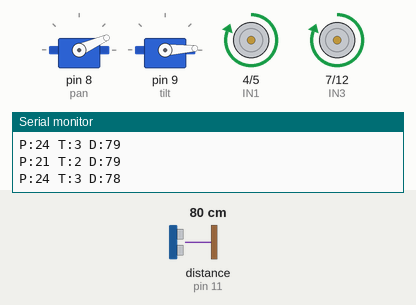
Simulated run of this sketch. Board: Arduino Uno, built with avr-gcc and run on an emulated ATmega328P. Shown: 2 × servo, motor-driver pin pairs drawn as motors (green arrow = first pin HIGH = forward, orange = second pin HIGH = backward, longer = more drive, scaled by the enable pin), the last lines printed to the serial monitor. Wiring (inferred from the names in the program): ultrasonic range finder: trigger pin 10; echo pin 11. Inputs (shaded band) come from the test bench; at power-on: distance to the obstacle (sensor on pin 11) 80 cm. The echo pulse lasts 58.3 µs per cm.

Above: at 1.2 s.
1.3 s: distance to the obstacle (sensor on pin 11) set to 2 cm
4.3 s: distance to the obstacle (sensor on pin 11) set to 4 cm
At 5.0 s:
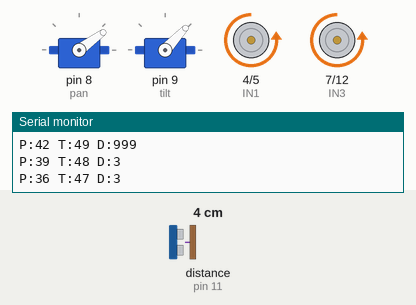
7.3 s: distance to the obstacle (sensor on pin 11) set to 18 cm
At 8.26 s:
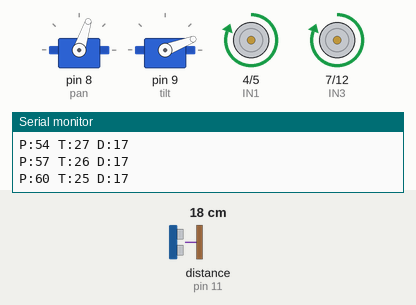
10.3 s: distance to the obstacle (sensor on pin 11) set to 250 cm
13.3 s: distance to the obstacle (sensor on pin 11) set to 9 cm
At 14.0 s:
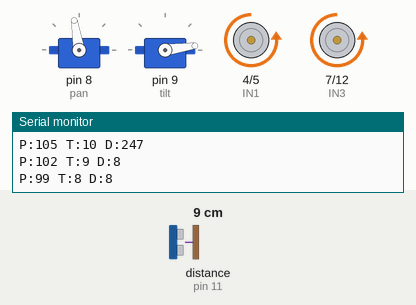
16.3 s: distance to the obstacle (sensor on pin 11) set to 35 cm
At 17.26 s:
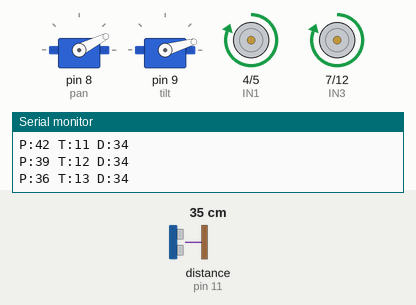
Timing chart, 0 to 23.1 s (numbered marks = the images above; inputs shaded):
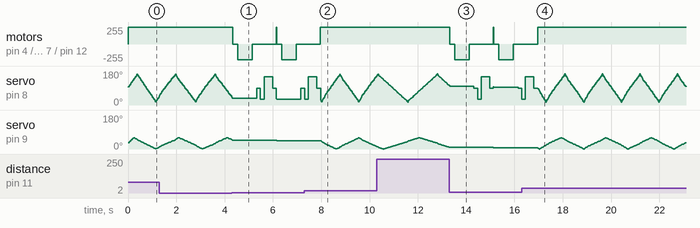

Measured:
- after the input at 4.3 s, motor on pin 4 (IN1) / pin 5 (IN2), motor on pin 7 (IN3) / pin 12 (IN4): goes stopped 0.20 s, backward 235/255 0.60 s, stopped 1.2 s, backward 235/255 0.60 s, then stopped, starting at once
- after the input at 7.3 s, motor on pin 4 (IN1) / pin 5 (IN2), motor on pin 7 (IN3) / pin 12 (IN4): goes on until 8.0 s, then stays forward 255/255
- after the input at 13.3 s, motor on pin 4 (IN1) / pin 5 (IN2), motor on pin 7 (IN3) / pin 12 (IN4): goes stopped 0.20 s, backward 235/255 0.60 s, stopped 1.2 s, backward 235/255 0.60 s, then stopped, starting at once
- after the input at 16.3 s, motor on pin 4 (IN1) / pin 5 (IN2), motor on pin 7 (IN3) / pin 12 (IN4): goes on until 17.0 s, then stays forward 255/255

The sketch:

Obstacle_Avoiding_rover.ino
```cpp
#include <Servo.h>

// ---------------- SERVOS ----------------
Servo pan;
Servo tilt;

// ---------------- ULTRASONIC ----------------
const int trigPin = 10;
const int echoPin = 11;

// ---------------- MOTORS ----------------
// RIGHT motor
const int ENA = 3;
const int IN1 = 4;
const int IN2 = 5;
// LEFT motor
const int ENB = 6;
const int IN3 = 7;
const int IN4 = 12;

// ---------------- SERVO MOTION ----------------
int panAngle = 90;  //start angle (Left-CENTRE-Right)
int tiltAngle = 30; //start angle (Top-CENTRE-Down)
int panDir = 3;     //this increments the angle by 3 (ex:90-93-96...)
int tiltDir = 2;    //this increments the angle by 2 (ex:30-32-34...)

// ---------------- LIMITS ----------------
const int panMin = 15;  //Left
const int panMax = 165; //Right
const int tiltMin = 0;  //Up
const int tiltMax = 60; //Down

// ---------------- SPEED ----------------
int baseSpeed = 250;         // higher torque for weight
float speedMultiplier = 1.3; // extra power without rewriting logic
int finalSpeed;

// ---- AUTO STRAIGHT TRIM ----
int rightTrim = 0;   //This cuts the extra speed on the right motor incase it turns towards right
int leftTrim  = 0;   //This cuts the extra speed on the left motor incase it turns towards left

// ---------------- DISTANCE ----------------
long duration;
int distance;
int confirmCount = 0; //This reconfirms whether the obstacle trigger is valid or not

// ---- PAN STABILITY ----
int lastPanAngle = 90; // stores previous pan angle to ignore servo jitter and prevent false obstacle detection


void setup() {
  Serial.begin(9600);
  pan.attach(8);
  tilt.attach(9);

  pinMode(trigPin, OUTPUT);
  pinMode(echoPin, INPUT);

  pinMode(IN1, OUTPUT); pinMode(IN2, OUTPUT);
  pinMode(IN3, OUTPUT); pinMode(IN4, OUTPUT);
  pinMode(ENA, OUTPUT); pinMode(ENB, OUTPUT);

  finalSpeed = baseSpeed * speedMultiplier;
  if (finalSpeed > 255) finalSpeed = 255;//already the initialized max

  pan.write(panAngle);
  tilt.write(tiltAngle);
}

// ---------------- MOTOR CONTROL ----------------
void forward() {
// Adjust right (ENA) and left (ENB) motor speeds with trim to keep the rover moving straight, limiting values to 0–255
  analogWrite(ENA, constrain(finalSpeed + rightTrim, 0, 255));
  analogWrite(ENB, constrain(finalSpeed + leftTrim, 0, 255));

  digitalWrite(IN1, HIGH); digitalWrite(IN2, LOW);
  digitalWrite(IN3, HIGH); digitalWrite(IN4, LOW);
}

void stopMotor() {
  digitalWrite(IN1, LOW); digitalWrite(IN2, LOW);
  digitalWrite(IN3, LOW); digitalWrite(IN4, LOW);
}

void reverseMotor() {
  analogWrite(ENA, finalSpeed - 20);
  analogWrite(ENB, finalSpeed - 20);

  digitalWrite(IN1, LOW); digitalWrite(IN2, HIGH);
  digitalWrite(IN3, LOW); digitalWrite(IN4, HIGH);
}

// ---- SMOOTH RIGHT TURN ----
void turnRightSmooth() {
  analogWrite(ENA, finalSpeed - 40);  // slow right
  analogWrite(ENB, finalSpeed);       // left full

  digitalWrite(IN1, LOW); digitalWrite(IN2, LOW);
  digitalWrite(IN3, HIGH); digitalWrite(IN4, LOW);
}

// ---- SMOOTH LEFT TURN ----
void turnLeftSmooth() {
  analogWrite(ENA, finalSpeed);       // right full
  analogWrite(ENB, finalSpeed - 40);  // slow left

  digitalWrite(IN1, HIGH); digitalWrite(IN2, LOW);
  digitalWrite(IN3, LOW);  digitalWrite(IN4, LOW);
}


// ---------------- ULTRASONIC ----------------
int getDistance() {
  digitalWrite(trigPin, LOW);               // Ensure the trigger pin is LOW before sending a pulse
  delayMicroseconds(3);                     // Short wait (3 µs) to let the sensor settle
  digitalWrite(trigPin, HIGH);              // Set trigger HIGH to start the ultrasonic pulse
  delayMicroseconds(8);                     // Keep HIGH for 8 µs (minimum trigger duration)
  digitalWrite(trigPin, LOW);               // Set trigger LOW again; sensor sends out sound wave

  duration = pulseIn(echoPin, HIGH, 20000); // Measure the time (in µs) for echo to return; 20ms timeout
  if (duration == 0) return 999;            // No echo detected → return 999 as "far away"

  int d = duration * 0.034 / 2;             // Convert round-trip time to distance in cm (speed of sound / 2)
  if (d < 2 || d > 300) return 999;         // Ignore unrealistic distances (too close or too far)
  return d;                                 // Return the valid distance in centimeters
}


// ---------------- SCAN ----------------
int scanAngle(int ang) {
  pan.write(ang);         // Move the pan servo to the desired angle 'ang'
  delay(150);             // Wait 150 ms for the servo to reach and stabilize at the position
  return getDistance();   // Measure and return the distance from the ultrasonic sensor at this angle
}


// ---------------- MAIN LOOP ----------------
void loop() {

  forward(); // Keep the rover moving forward continuously

  // -------- SERVO WAVE --------
  panAngle += panDir;   // Increment pan angle by current direction (controls horizontal sweep)
  tiltAngle += tiltDir; // Increment tilt angle by current direction (controls vertical sweep)

  // Reverse directions if limits reached
  if (panAngle >= panMax) panDir = -3;     // If pan hits right limit, sweep left faster
  if (panAngle <= panMin) panDir = 3;      // If pan hits left limit, sweep right faster
  if (tiltAngle >= tiltMax) tiltDir = -1;  // If tilt hits top limit, move down
  if (tiltAngle <= tiltMin) tiltDir = 1;   // If tilt hits bottom limit, move up

  pan.write(panAngle);   // Move pan servo to new angle
  tilt.write(tiltAngle); // Move tilt servo to new angle
  delay(10);             // Short delay to avoid overloading servo updates

  // -------- OBJECT CHECK --------
  if (panAngle > 20 && panAngle < 160) {   // Only check for obstacles when near center (ignore extreme sides)

    if (abs(panAngle - lastPanAngle) > 2) { //ignore tiny pan jitters
      lastPanAngle = panAngle;              // Update lastPanAngle to current angle

      distance = getDistance();             // Measure distance from ultrasonic sensor

      // Print current pan, tilt, and distance for debugging
      Serial.print("P:");
      Serial.print(panAngle);
      Serial.print(" T:");
      Serial.print(tiltAngle);
      Serial.print(" D:");
      Serial.println(distance);

      if (distance < 10) confirmCount++;   // Count consecutive detections if object is near
      else confirmCount = 0;                // Reset if no object

      if (confirmCount >= 2) {             // If object detected consistently twice
        confirmCount = 0;
        obstacleRoutine();                 // Trigger obstacle avoidance
      }
    }
  }
}

// ---------------- OBSTACLE HANDLER ----------------
void obstacleRoutine() {

  stopMotor();          // Immediately stop the rover
  delay(200);           // Short pause to ensure it fully stops

  // Reverse ~10cm
  reverseMotor();       // Move backward
  delay(600);           // Time is tuned to roughly move 10cm
  stopMotor();          // Stop after reversing
  delay(200);           // Short pause before scanning

  // Scan environment in three directions
  int center = scanAngle(90);  // Check straight ahead
  int right  = scanAngle(30);  // Check right side
  int left   = scanAngle(150); // Check left side

  // Decide best direction based on maximum free distance
  if (right > left && right > center) {
    turnRightSmooth();   // Turn smoothly right if right is best
    delay(600);          // Duration tuned for smooth turning
  }
  else if (left > right && left > center) {
    turnLeftSmooth();    // Turn smoothly left if left is best
    delay(600);          // Duration tuned for smooth turning
  }

  stopMotor();           // Stop turning
  delay(200);            // Short pause to stabilize

  // Final check: if forward path is clear, continue
  if (scanAngle(90) > 10) forward();  // Move forward if no obstacle detected
}
```
